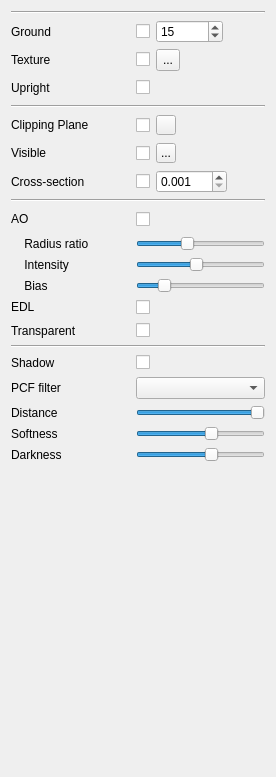
<?xml version="1.0" encoding="UTF-8"?>
<ui version="4.0">
 <class>WidgetGlobalSetting</class>
 <widget class="QWidget" name="WidgetGlobalSetting">
  <property name="geometry">
   <rect>
    <x>0</x>
    <y>0</y>
    <width>276</width>
    <height>777</height>
   </rect>
  </property>
  <property name="windowTitle">
   <string>Global Setting</string>
  </property>
  <property name="locale">
   <locale language="English" country="UnitedStates"/>
  </property>
  <layout class="QVBoxLayout" name="verticalLayout">
   <item>
    <layout class="QHBoxLayout" name="horizontalLayoutCheckerSphere"/>
   </item>
   <item>
    <layout class="QGridLayout" name="gridLayout">
     <item row="15" column="1">
      <layout class="QHBoxLayout" name="horizontalLayout_9">
       <item>
        <widget class="QCheckBox" name="checkBoxEyeDomeLighting">
         <property name="toolTip">
          <string>Enable/Disable eye dome lighting for point clouds</string>
         </property>
         <property name="text">
          <string/>
         </property>
        </widget>
       </item>
       <item>
        <spacer name="horizontalSpacer_5">
         <property name="orientation">
          <enum>Qt::Orientation::Horizontal</enum>
         </property>
         <property name="sizeHint" stdset="0">
          <size>
           <width>63</width>
           <height>17</height>
          </size>
         </property>
        </spacer>
       </item>
      </layout>
     </item>
     <item row="17" column="0" colspan="2">
      <widget class="Line" name="line_3">
       <property name="orientation">
        <enum>Qt::Orientation::Horizontal</enum>
       </property>
      </widget>
     </item>
     <item row="16" column="1">
      <layout class="QHBoxLayout" name="horizontalLayout_8">
       <item>
        <widget class="QCheckBox" name="checkBoxTransparency">
         <property name="toolTip">
          <string>Enable/Disable transparency effect</string>
         </property>
         <property name="text">
          <string/>
         </property>
        </widget>
       </item>
       <item>
        <spacer name="horizontalSpacer_6">
         <property name="orientation">
          <enum>Qt::Orientation::Horizontal</enum>
         </property>
         <property name="sizeHint" stdset="0">
          <size>
           <width>63</width>
           <height>17</height>
          </size>
         </property>
        </spacer>
       </item>
      </layout>
     </item>
     <item row="14" column="1">
      <widget class="QSlider" name="horizontalSliderAOBias">
       <property name="sizePolicy">
        <sizepolicy hsizetype="Expanding" vsizetype="Fixed">
         <horstretch>0</horstretch>
         <verstretch>0</verstretch>
        </sizepolicy>
       </property>
       <property name="toolTip">
        <string>The depth bias</string>
       </property>
       <property name="minimum">
        <number>1</number>
       </property>
       <property name="maximum">
        <number>50</number>
       </property>
       <property name="pageStep">
        <number>5</number>
       </property>
       <property name="value">
        <number>10</number>
       </property>
       <property name="orientation">
        <enum>Qt::Orientation::Horizontal</enum>
       </property>
      </widget>
     </item>
     <item row="12" column="1">
      <widget class="QSlider" name="horizontalSliderAORadiusRatio">
       <property name="sizePolicy">
        <sizepolicy hsizetype="Expanding" vsizetype="Fixed">
         <horstretch>0</horstretch>
         <verstretch>0</verstretch>
        </sizepolicy>
       </property>
       <property name="toolTip">
        <string>The sample radius relative to the scene radius</string>
       </property>
       <property name="minimum">
        <number>10</number>
       </property>
       <property name="maximum">
        <number>100</number>
       </property>
       <property name="singleStep">
        <number>1</number>
       </property>
       <property name="pageStep">
        <number>10</number>
       </property>
       <property name="value">
        <number>45</number>
       </property>
       <property name="orientation">
        <enum>Qt::Orientation::Horizontal</enum>
       </property>
      </widget>
     </item>
     <item row="6" column="1">
      <layout class="QHBoxLayout" name="horizontalLayout_2">
       <item>
        <widget class="QCheckBox" name="checkBoxClippingPlaneVisible">
         <property name="sizePolicy">
          <sizepolicy hsizetype="Fixed" vsizetype="Preferred">
           <horstretch>0</horstretch>
           <verstretch>0</verstretch>
          </sizepolicy>
         </property>
         <property name="minimumSize">
          <size>
           <width>0</width>
           <height>22</height>
          </size>
         </property>
         <property name="text">
          <string/>
         </property>
        </widget>
       </item>
       <item>
        <widget class="QToolButton" name="toolButtonClippingPlaneColor">
         <property name="minimumSize">
          <size>
           <width>20</width>
           <height>20</height>
          </size>
         </property>
         <property name="maximumSize">
          <size>
           <width>20</width>
           <height>20</height>
          </size>
         </property>
         <property name="toolTip">
          <string>Click to set the backside color for this drawable</string>
         </property>
         <property name="text">
          <string>...</string>
         </property>
         <property name="icon">
          <iconset>
           <normaloff>../Resources/icons/transparency.png</normaloff>../Resources/icons/transparency.png</iconset>
         </property>
         <property name="iconSize">
          <size>
           <width>20</width>
           <height>20</height>
          </size>
         </property>
        </widget>
       </item>
       <item>
        <spacer name="horizontalSpacer_23">
         <property name="orientation">
          <enum>Qt::Orientation::Horizontal</enum>
         </property>
         <property name="sizeType">
          <enum>QSizePolicy::Policy::Expanding</enum>
         </property>
         <property name="sizeHint" stdset="0">
          <size>
           <width>38</width>
           <height>19</height>
          </size>
         </property>
        </spacer>
       </item>
      </layout>
     </item>
     <item row="22" column="1">
      <widget class="QSlider" name="horizontalSliderShadowDarkness">
       <property name="sizePolicy">
        <sizepolicy hsizetype="Expanding" vsizetype="Fixed">
         <horstretch>0</horstretch>
         <verstretch>0</verstretch>
        </sizepolicy>
       </property>
       <property name="toolTip">
        <string>The darkness of the umbra region</string>
       </property>
       <property name="minimum">
        <number>1</number>
       </property>
       <property name="maximum">
        <number>100</number>
       </property>
       <property name="pageStep">
        <number>5</number>
       </property>
       <property name="value">
        <number>60</number>
       </property>
       <property name="orientation">
        <enum>Qt::Orientation::Horizontal</enum>
       </property>
      </widget>
     </item>
     <item row="13" column="0">
      <widget class="QLabel" name="labelAOIntensity">
       <property name="text">
        <string>    Intensity</string>
       </property>
      </widget>
     </item>
     <item row="11" column="0">
      <widget class="QLabel" name="labelAO">
       <property name="text">
        <string>AO</string>
       </property>
      </widget>
     </item>
     <item row="3" column="1">
      <layout class="QHBoxLayout" name="horizontalLayout_4">
       <item>
        <widget class="QCheckBox" name="checkBoxGroundPlaneConstraint">
         <property name="layoutDirection">
          <enum>Qt::LayoutDirection::RightToLeft</enum>
         </property>
         <property name="text">
          <string/>
         </property>
        </widget>
       </item>
       <item>
        <spacer name="horizontalSpacer_19">
         <property name="orientation">
          <enum>Qt::Orientation::Horizontal</enum>
         </property>
         <property name="sizeType">
          <enum>QSizePolicy::Policy::Expanding</enum>
         </property>
         <property name="sizeHint" stdset="0">
          <size>
           <width>68</width>
           <height>19</height>
          </size>
         </property>
        </spacer>
       </item>
      </layout>
     </item>
     <item row="0" column="0" colspan="2">
      <widget class="Line" name="line_5">
       <property name="orientation">
        <enum>Qt::Orientation::Horizontal</enum>
       </property>
      </widget>
     </item>
     <item row="4" column="0" colspan="2">
      <widget class="Line" name="line_4">
       <property name="orientation">
        <enum>Qt::Orientation::Horizontal</enum>
       </property>
      </widget>
     </item>
     <item row="5" column="0">
      <widget class="QLabel" name="labelClippingPlaneEnable">
       <property name="sizePolicy">
        <sizepolicy hsizetype="Expanding" vsizetype="Minimum">
         <horstretch>0</horstretch>
         <verstretch>0</verstretch>
        </sizepolicy>
       </property>
       <property name="text">
        <string>Clipping Plane</string>
       </property>
      </widget>
     </item>
     <item row="2" column="0">
      <widget class="QLabel" name="labelGroundPlaneTexture">
       <property name="minimumSize">
        <size>
         <width>0</width>
         <height>22</height>
        </size>
       </property>
       <property name="text">
        <string>Texture</string>
       </property>
      </widget>
     </item>
     <item row="15" column="0">
      <widget class="QLabel" name="labelEDL">
       <property name="sizePolicy">
        <sizepolicy hsizetype="Preferred" vsizetype="Fixed">
         <horstretch>0</horstretch>
         <verstretch>0</verstretch>
        </sizepolicy>
       </property>
       <property name="text">
        <string>EDL</string>
       </property>
      </widget>
     </item>
     <item row="21" column="0">
      <widget class="QLabel" name="labelShadowSoftness">
       <property name="text">
        <string>Softness</string>
       </property>
      </widget>
     </item>
     <item row="8" column="0" rowspan="2" colspan="2">
      <widget class="Line" name="line_2">
       <property name="orientation">
        <enum>Qt::Orientation::Horizontal</enum>
       </property>
      </widget>
     </item>
     <item row="22" column="0">
      <widget class="QLabel" name="labelShadowDarkness">
       <property name="text">
        <string>Darkness</string>
       </property>
      </widget>
     </item>
     <item row="3" column="0">
      <widget class="QLabel" name="labelGroundPlaneConstraint">
       <property name="minimumSize">
        <size>
         <width>0</width>
         <height>22</height>
        </size>
       </property>
       <property name="text">
        <string>Upright </string>
       </property>
      </widget>
     </item>
     <item row="5" column="1">
      <layout class="QHBoxLayout" name="horizontalLayout_3">
       <item>
        <widget class="QCheckBox" name="checkBoxClippingPlaneEnable">
         <property name="sizePolicy">
          <sizepolicy hsizetype="Fixed" vsizetype="Preferred">
           <horstretch>0</horstretch>
           <verstretch>0</verstretch>
          </sizepolicy>
         </property>
         <property name="minimumSize">
          <size>
           <width>0</width>
           <height>22</height>
          </size>
         </property>
         <property name="text">
          <string/>
         </property>
        </widget>
       </item>
       <item>
        <widget class="QToolButton" name="toolButtonRecenterClippingPlane">
         <property name="minimumSize">
          <size>
           <width>20</width>
           <height>20</height>
          </size>
         </property>
         <property name="maximumSize">
          <size>
           <width>20</width>
           <height>20</height>
          </size>
         </property>
         <property name="toolTip">
          <string>Re-center the clipping plane</string>
         </property>
         <property name="text">
          <string/>
         </property>
         <property name="icon">
          <iconset resource="../resources/Mapple.qrc">
           <normaloff>:/resources/icons/recenter.png</normaloff>:/resources/icons/recenter.png</iconset>
         </property>
         <property name="iconSize">
          <size>
           <width>20</width>
           <height>20</height>
          </size>
         </property>
        </widget>
       </item>
       <item>
        <spacer name="horizontalSpacer_22">
         <property name="orientation">
          <enum>Qt::Orientation::Horizontal</enum>
         </property>
         <property name="sizeType">
          <enum>QSizePolicy::Policy::Expanding</enum>
         </property>
         <property name="sizeHint" stdset="0">
          <size>
           <width>38</width>
           <height>19</height>
          </size>
         </property>
        </spacer>
       </item>
      </layout>
     </item>
     <item row="16" column="0">
      <widget class="QLabel" name="labelTransparent">
       <property name="text">
        <string>Transparent</string>
       </property>
      </widget>
     </item>
     <item row="19" column="1">
      <widget class="QComboBox" name="comboBoxShadowSmoothPattern">
       <property name="toolTip">
        <string>Smooth pattern for soft shadow</string>
       </property>
      </widget>
     </item>
     <item row="20" column="1">
      <widget class="QSlider" name="horizontalSliderShadowLightDistance">
       <property name="sizePolicy">
        <sizepolicy hsizetype="Expanding" vsizetype="Fixed">
         <horstretch>0</horstretch>
         <verstretch>0</verstretch>
        </sizepolicy>
       </property>
       <property name="toolTip">
        <string>Distance of light source to the scene center (relative to scene radius)</string>
       </property>
       <property name="minimum">
        <number>3</number>
       </property>
       <property name="maximum">
        <number>50</number>
       </property>
       <property name="pageStep">
        <number>5</number>
       </property>
       <property name="value">
        <number>50</number>
       </property>
       <property name="orientation">
        <enum>Qt::Orientation::Horizontal</enum>
       </property>
      </widget>
     </item>
     <item row="12" column="0">
      <widget class="QLabel" name="labelAORadiusRatio">
       <property name="text">
        <string>    Radius ratio</string>
       </property>
      </widget>
     </item>
     <item row="18" column="0">
      <widget class="QLabel" name="labelShadow">
       <property name="text">
        <string>Shadow</string>
       </property>
      </widget>
     </item>
     <item row="7" column="1">
      <layout class="QHBoxLayout" name="horizontalLayout_10">
       <item>
        <widget class="QCheckBox" name="checkBoxCrossSectionEnable">
         <property name="sizePolicy">
          <sizepolicy hsizetype="Fixed" vsizetype="Preferred">
           <horstretch>0</horstretch>
           <verstretch>0</verstretch>
          </sizepolicy>
         </property>
         <property name="minimumSize">
          <size>
           <width>0</width>
           <height>22</height>
          </size>
         </property>
         <property name="text">
          <string/>
         </property>
        </widget>
       </item>
       <item>
        <widget class="QDoubleSpinBox" name="doubleSpinBoxCrossSectionThickness">
         <property name="sizePolicy">
          <sizepolicy hsizetype="Expanding" vsizetype="Fixed">
           <horstretch>0</horstretch>
           <verstretch>0</verstretch>
          </sizepolicy>
         </property>
         <property name="minimumSize">
          <size>
           <width>0</width>
           <height>0</height>
          </size>
         </property>
         <property name="decimals">
          <number>3</number>
         </property>
         <property name="minimum">
          <double>0.001000000000000</double>
         </property>
         <property name="maximum">
          <double>100.000000000000000</double>
         </property>
         <property name="singleStep">
          <double>0.001000000000000</double>
         </property>
         <property name="value">
          <double>0.001000000000000</double>
         </property>
        </widget>
       </item>
       <item>
        <spacer name="horizontalSpacer_24">
         <property name="orientation">
          <enum>Qt::Orientation::Horizontal</enum>
         </property>
         <property name="sizeType">
          <enum>QSizePolicy::Policy::Expanding</enum>
         </property>
         <property name="sizeHint" stdset="0">
          <size>
           <width>38</width>
           <height>19</height>
          </size>
         </property>
        </spacer>
       </item>
      </layout>
     </item>
     <item row="21" column="1">
      <widget class="QSlider" name="horizontalSliderShadowSoftness">
       <property name="sizePolicy">
        <sizepolicy hsizetype="Expanding" vsizetype="Fixed">
         <horstretch>0</horstretch>
         <verstretch>0</verstretch>
        </sizepolicy>
       </property>
       <property name="toolTip">
        <string>Width of the penumbra region</string>
       </property>
       <property name="minimum">
        <number>1</number>
       </property>
       <property name="maximum">
        <number>100</number>
       </property>
       <property name="pageStep">
        <number>5</number>
       </property>
       <property name="value">
        <number>60</number>
       </property>
       <property name="orientation">
        <enum>Qt::Orientation::Horizontal</enum>
       </property>
      </widget>
     </item>
     <item row="20" column="0">
      <widget class="QLabel" name="labelShadowLightDistance">
       <property name="text">
        <string>Distance</string>
       </property>
      </widget>
     </item>
     <item row="13" column="1">
      <widget class="QSlider" name="horizontalSliderAOIntensity">
       <property name="sizePolicy">
        <sizepolicy hsizetype="Expanding" vsizetype="Fixed">
         <horstretch>0</horstretch>
         <verstretch>0</verstretch>
        </sizepolicy>
       </property>
       <property name="toolTip">
        <string>The strength of the darkening</string>
       </property>
       <property name="minimum">
        <number>250</number>
       </property>
       <property name="maximum">
        <number>1000</number>
       </property>
       <property name="singleStep">
        <number>5</number>
       </property>
       <property name="pageStep">
        <number>10</number>
       </property>
       <property name="value">
        <number>600</number>
       </property>
       <property name="sliderPosition">
        <number>600</number>
       </property>
       <property name="orientation">
        <enum>Qt::Orientation::Horizontal</enum>
       </property>
      </widget>
     </item>
     <item row="14" column="0">
      <widget class="QLabel" name="labelAOBias">
       <property name="text">
        <string>    Bias</string>
       </property>
      </widget>
     </item>
     <item row="18" column="1">
      <layout class="QHBoxLayout" name="horizontalLayout_7">
       <item>
        <widget class="QCheckBox" name="checkBoxShadow">
         <property name="toolTip">
          <string>Enable/Disable shadowing</string>
         </property>
         <property name="text">
          <string/>
         </property>
        </widget>
       </item>
       <item>
        <spacer name="horizontalSpacer_7">
         <property name="orientation">
          <enum>Qt::Orientation::Horizontal</enum>
         </property>
         <property name="sizeHint" stdset="0">
          <size>
           <width>58</width>
           <height>17</height>
          </size>
         </property>
        </spacer>
       </item>
      </layout>
     </item>
     <item row="6" column="0">
      <widget class="QLabel" name="labelClippingPlaneVisible">
       <property name="sizePolicy">
        <sizepolicy hsizetype="Expanding" vsizetype="Minimum">
         <horstretch>0</horstretch>
         <verstretch>0</verstretch>
        </sizepolicy>
       </property>
       <property name="text">
        <string>Visible</string>
       </property>
      </widget>
     </item>
     <item row="2" column="1">
      <layout class="QHBoxLayout" name="horizontalLayout_5">
       <item>
        <widget class="QCheckBox" name="checkBoxGroundPlaneTexture">
         <property name="layoutDirection">
          <enum>Qt::LayoutDirection::RightToLeft</enum>
         </property>
         <property name="text">
          <string/>
         </property>
        </widget>
       </item>
       <item>
        <widget class="QToolButton" name="toolButtonGroundPlaneTexture">
         <property name="sizePolicy">
          <sizepolicy hsizetype="Fixed" vsizetype="Preferred">
           <horstretch>0</horstretch>
           <verstretch>0</verstretch>
          </sizepolicy>
         </property>
         <property name="minimumSize">
          <size>
           <width>20</width>
           <height>22</height>
          </size>
         </property>
         <property name="text">
          <string>...</string>
         </property>
        </widget>
       </item>
       <item>
        <spacer name="horizontalSpacer_20">
         <property name="orientation">
          <enum>Qt::Orientation::Horizontal</enum>
         </property>
         <property name="sizeType">
          <enum>QSizePolicy::Policy::Expanding</enum>
         </property>
         <property name="sizeHint" stdset="0">
          <size>
           <width>38</width>
           <height>19</height>
          </size>
         </property>
        </spacer>
       </item>
      </layout>
     </item>
     <item row="1" column="0">
      <widget class="QLabel" name="labelGroundPlaneTexture_2">
       <property name="minimumSize">
        <size>
         <width>0</width>
         <height>22</height>
        </size>
       </property>
       <property name="text">
        <string>Ground</string>
       </property>
      </widget>
     </item>
     <item row="7" column="0">
      <widget class="QLabel" name="labelCrossSectionEnable">
       <property name="sizePolicy">
        <sizepolicy hsizetype="Expanding" vsizetype="Minimum">
         <horstretch>0</horstretch>
         <verstretch>0</verstretch>
        </sizepolicy>
       </property>
       <property name="text">
        <string>Cross-section</string>
       </property>
      </widget>
     </item>
     <item row="1" column="1">
      <layout class="QHBoxLayout" name="horizontalLayout_6">
       <item>
        <widget class="QCheckBox" name="checkBoxGroundPlane">
         <property name="layoutDirection">
          <enum>Qt::LayoutDirection::RightToLeft</enum>
         </property>
         <property name="text">
          <string/>
         </property>
        </widget>
       </item>
       <item>
        <widget class="QSpinBox" name="spinBoxGroundPlaneSize">
         <property name="minimum">
          <number>1</number>
         </property>
         <property name="maximum">
          <number>10000000</number>
         </property>
         <property name="singleStep">
          <number>1</number>
         </property>
         <property name="value">
          <number>15</number>
         </property>
         <property name="displayIntegerBase">
          <number>10</number>
         </property>
        </widget>
       </item>
       <item>
        <spacer name="horizontalSpacer_21">
         <property name="orientation">
          <enum>Qt::Orientation::Horizontal</enum>
         </property>
         <property name="sizeType">
          <enum>QSizePolicy::Policy::Expanding</enum>
         </property>
         <property name="sizeHint" stdset="0">
          <size>
           <width>38</width>
           <height>19</height>
          </size>
         </property>
        </spacer>
       </item>
      </layout>
     </item>
     <item row="19" column="0">
      <widget class="QLabel" name="labelShadowSmoothPattern">
       <property name="text">
        <string>PCF filter</string>
       </property>
      </widget>
     </item>
     <item row="11" column="1">
      <widget class="QCheckBox" name="checkBoxAOEnable">
       <property name="sizePolicy">
        <sizepolicy hsizetype="Fixed" vsizetype="Preferred">
         <horstretch>0</horstretch>
         <verstretch>0</verstretch>
        </sizepolicy>
       </property>
       <property name="minimumSize">
        <size>
         <width>0</width>
         <height>22</height>
        </size>
       </property>
       <property name="toolTip">
        <string>Enable/Disable ambient occlusion</string>
       </property>
       <property name="text">
        <string/>
       </property>
      </widget>
     </item>
    </layout>
   </item>
   <item>
    <spacer name="verticalSpacer">
     <property name="orientation">
      <enum>Qt::Orientation::Vertical</enum>
     </property>
     <property name="sizeHint" stdset="0">
      <size>
       <width>17</width>
       <height>37</height>
      </size>
     </property>
    </spacer>
   </item>
  </layout>
 </widget>
 <tabstops>
  <tabstop>checkBoxGroundPlane</tabstop>
  <tabstop>spinBoxGroundPlaneSize</tabstop>
  <tabstop>checkBoxGroundPlaneTexture</tabstop>
  <tabstop>toolButtonGroundPlaneTexture</tabstop>
  <tabstop>checkBoxGroundPlaneConstraint</tabstop>
  <tabstop>checkBoxClippingPlaneEnable</tabstop>
  <tabstop>toolButtonRecenterClippingPlane</tabstop>
  <tabstop>checkBoxClippingPlaneVisible</tabstop>
  <tabstop>toolButtonClippingPlaneColor</tabstop>
  <tabstop>checkBoxCrossSectionEnable</tabstop>
  <tabstop>doubleSpinBoxCrossSectionThickness</tabstop>
  <tabstop>checkBoxAOEnable</tabstop>
  <tabstop>horizontalSliderAORadiusRatio</tabstop>
  <tabstop>horizontalSliderAOIntensity</tabstop>
  <tabstop>horizontalSliderAOBias</tabstop>
  <tabstop>checkBoxEyeDomeLighting</tabstop>
  <tabstop>checkBoxTransparency</tabstop>
  <tabstop>checkBoxShadow</tabstop>
  <tabstop>comboBoxShadowSmoothPattern</tabstop>
  <tabstop>horizontalSliderShadowLightDistance</tabstop>
  <tabstop>horizontalSliderShadowSoftness</tabstop>
  <tabstop>horizontalSliderShadowDarkness</tabstop>
 </tabstops>
 <resources>
  <include location="../resources/Mapple.qrc"/>
 </resources>
 <connections/>
</ui>
